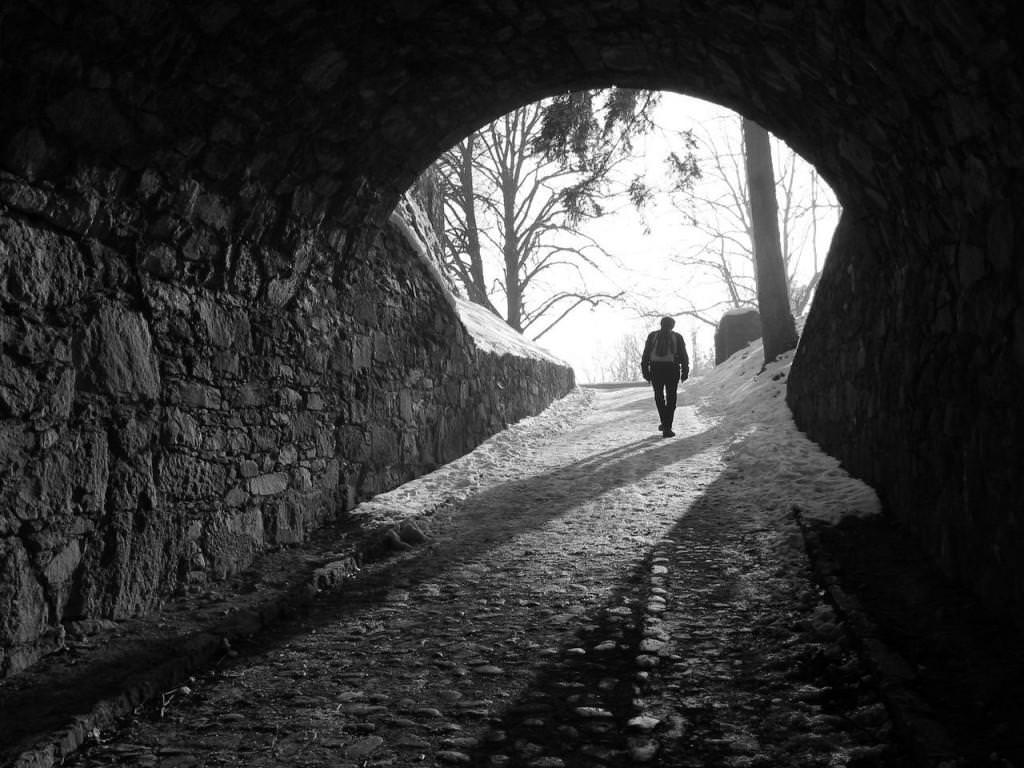
//> input picture Homomorphic Filtering/homomorphicInput.jpeg, 1024 x 768 px
$ ./Homomorphic_Filtering   (built with g++ and OpenCV 4)
//> lines starting //> are read from the running program, lines starting //| are printed output that depends on the picture
//엄채윤 미디어학과 202127252
//Homomorphic Filtering 구현 프로그램
//23.05.09

#include <vector>
#include <opencv2/core.hpp>
#include <opencv2/imgproc.hpp>
#include <opencv2/highgui.hpp>
#ifdef _DEBUG
#pragma comment(lib,"opencv_world470d")
#else
#pragma comment(lib,"opencv_world470")
#endif
using namespace cv;
using namespace std;

void visFreq(const Mat& image, Mat& output) {
	vector<Mat> ch;
	split(image, ch);
	magnitude(ch[0], ch[1], output);
	output += 1;
	log(output, output);
	output *= 0.1;
}

const float PI = 3.14159265358979;
int main()
{
	Mat img = cv::imread("C:/Users/엄채윤/Desktop/homomorphicInput.jpeg", 0);
//> img is the input picture: 768 rows x 1024 cols, CV_8UC1; min 0, max 255, mean 56.8
	cv::imshow("img", img); //original

	img.convertTo(img, CV_32F, 1/255.f);
//> img: 768 rows x 1024 cols, CV_32FC1

	Mat F, out, img2;
	log(img+1, img);
	dft(img, F, DFT_COMPLEX_OUTPUT);
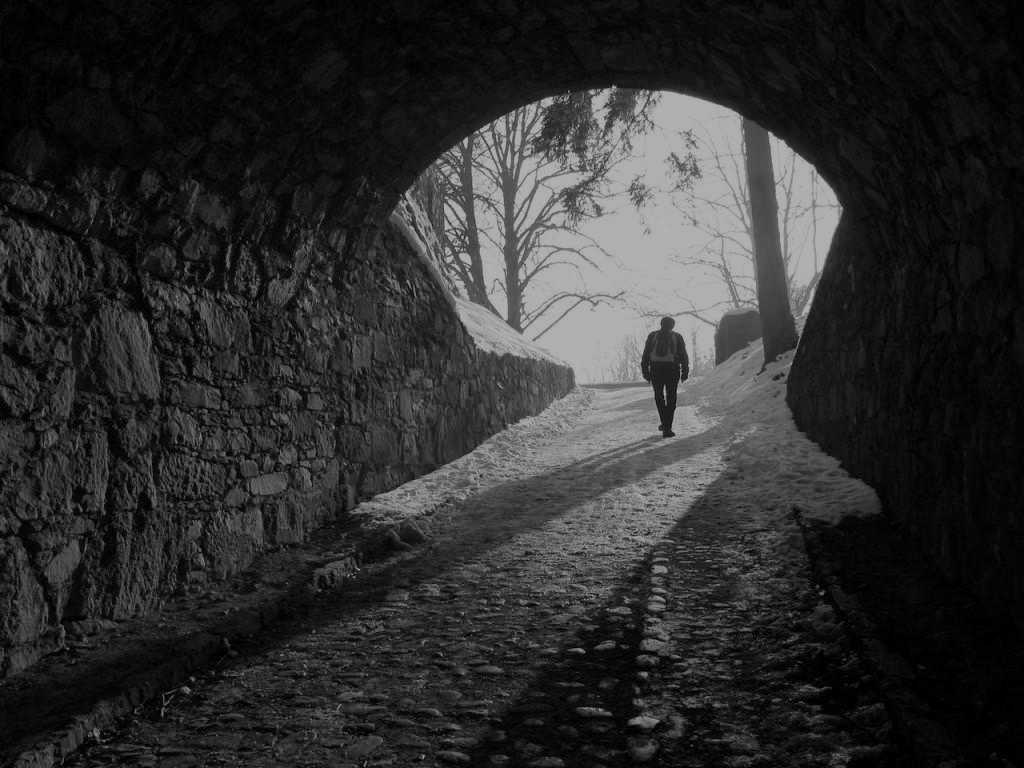
//> img: 768 rows x 1024 cols, CV_32FC1; min 0, max 0.693, mean 0.182

	//Homomorphic Filtering
	const float D0 = 10; //가우시안의 폭 결정 -> low ~ high freq 범위 결정
	const float k1 = 5; //없어진 부분 채우기
	const float k2 = 0.5; //조명효과
	for (Point pt(0, 0); pt.y < F.rows; pt.y++)
		for (pt.x = 0; pt.x < F.cols; pt.x++) {
			Vec2f v = F.at<Vec2f>(pt);
			float dx = pt.x < F.cols / 2 ? pt.x : F.cols - pt.x;
			float dy = pt.y < F.rows / 2 ? pt.y : F.rows - pt.y;
			float D = sqrtf(dx * dx + dy * dy);
			float H = (k1 - k2)*(1- exp(-D * D / (D0 * D0))) + k2;
			F.at<Vec2f>(pt) = v * H;
		}

	//inverse transform
	dft(F, img2, DFT_INVERSE | DFT_REAL_OUTPUT | DFT_SCALE);
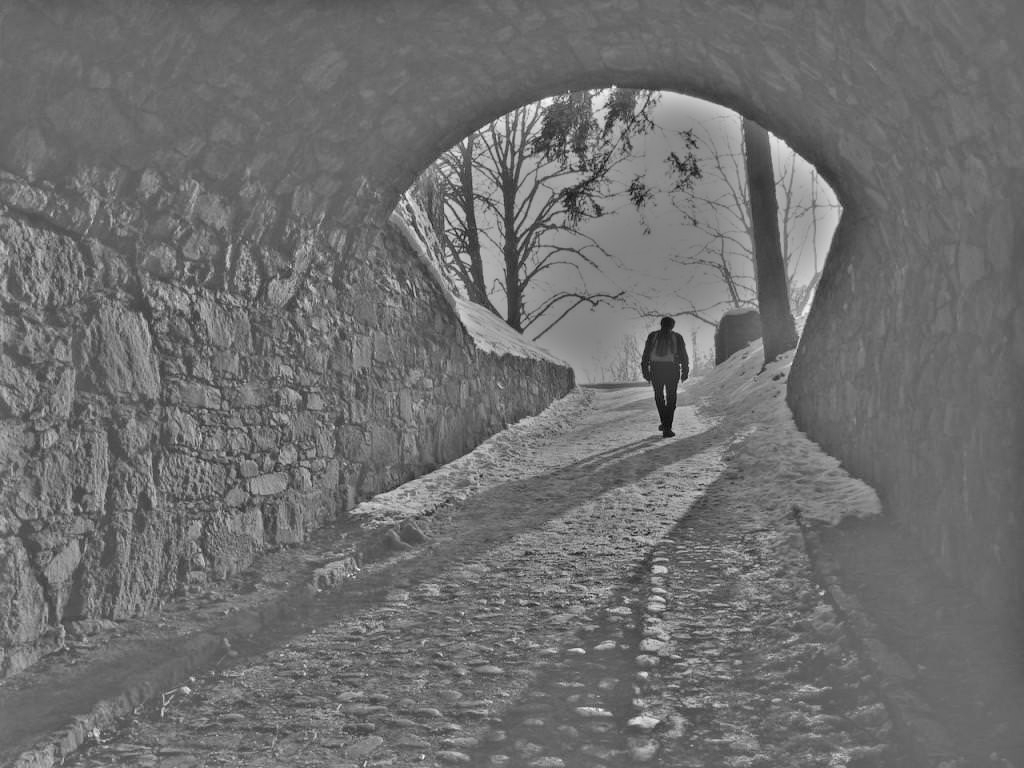
//> img2: 768 rows x 1024 cols, CV_32FC1; min -1.8, max 2.53, mean 0.0908; drawn with min black and max white

	exp(img2-1, img2);


	cv::imshow("img2", img2); //output
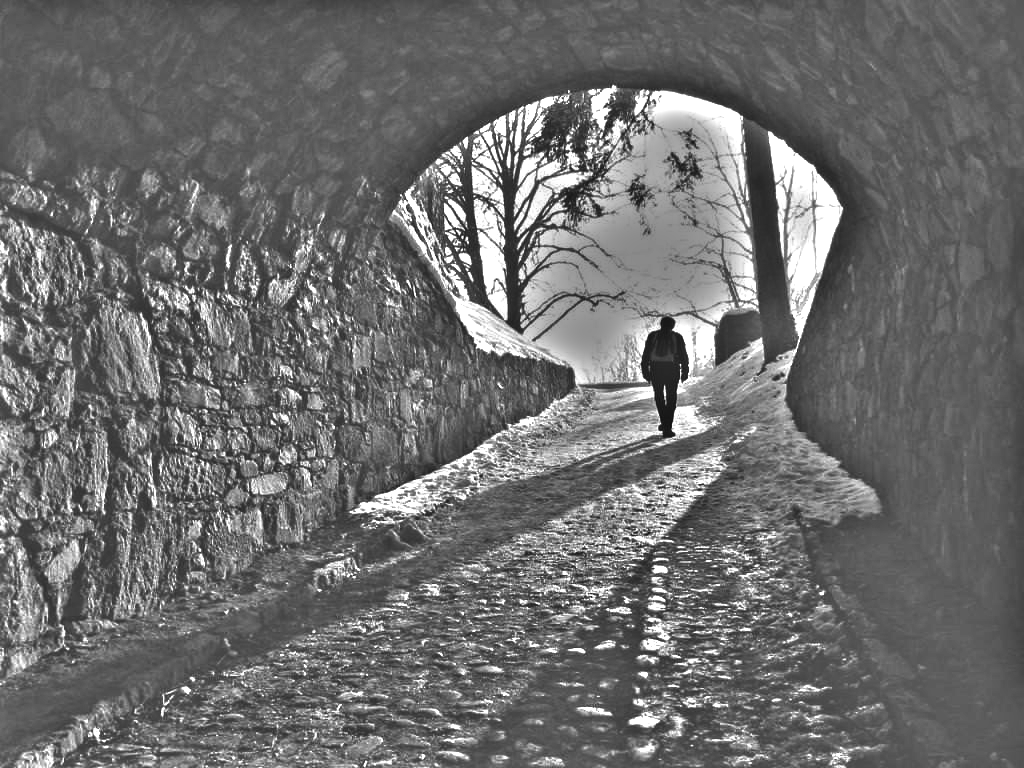
//> window 'img2': 768 rows x 1024 cols, CV_8UC1; min 15, max 255, mean 109.6
	visFreq(F, out);
//> in visFreq, `output *= 0.1;`:
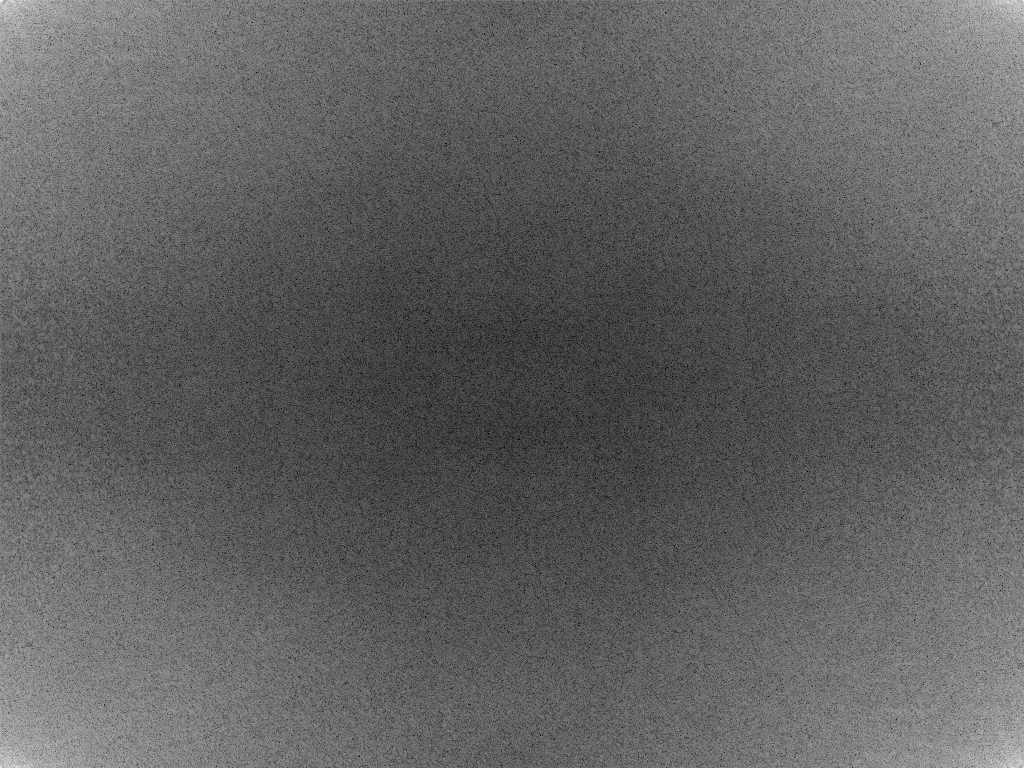
//> output: 768 rows x 1024 cols, CV_32FC1; min 0.00413, max 1.12, mean 0.431; drawn with min black and max white
	cv::imshow("out", out); //frquency image
	cv::waitKey();
}
